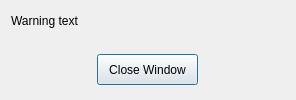
<?xml version="1.0" encoding="UTF-8"?>
<ui version="4.0">
 <class>Dialog</class>
 <widget class="QDialog" name="Dialog">
  <property name="geometry">
   <rect>
    <x>0</x>
    <y>0</y>
    <width>296</width>
    <height>100</height>
   </rect>
  </property>
  <property name="minimumSize">
   <size>
    <width>296</width>
    <height>100</height>
   </size>
  </property>
  <property name="maximumSize">
   <size>
    <width>296</width>
    <height>100</height>
   </size>
  </property>
  <property name="windowTitle">
   <string>Dialog</string>
  </property>
  <property name="styleSheet">
   <string notr="true"/>
  </property>
  <layout class="QVBoxLayout" name="verticalLayout">
   <item>
    <layout class="QHBoxLayout" name="horizontalLayout_2">
     <item>
      <widget class="QLabel" name="label">
       <property name="minimumSize">
        <size>
         <width>0</width>
         <height>31</height>
        </size>
       </property>
       <property name="maximumSize">
        <size>
         <width>16777215</width>
         <height>31</height>
        </size>
       </property>
       <property name="text">
        <string>Warning text</string>
       </property>
       <property name="alignment">
        <set>Qt::AlignLeading|Qt::AlignLeft|Qt::AlignTop</set>
       </property>
       <property name="wordWrap">
        <bool>true</bool>
       </property>
      </widget>
     </item>
    </layout>
   </item>
   <item>
    <layout class="QHBoxLayout" name="horizontalLayout">
     <item>
      <widget class="QPushButton" name="pushButton">
       <property name="minimumSize">
        <size>
         <width>101</width>
         <height>31</height>
        </size>
       </property>
       <property name="maximumSize">
        <size>
         <width>101</width>
         <height>31</height>
        </size>
       </property>
       <property name="text">
        <string>Close Window</string>
       </property>
      </widget>
     </item>
    </layout>
   </item>
  </layout>
 </widget>
 <resources>
  <include location="../../../Ctrl-Alt-Defeat/client/resources.qrc"/>
 </resources>
 <connections/>
</ui>
